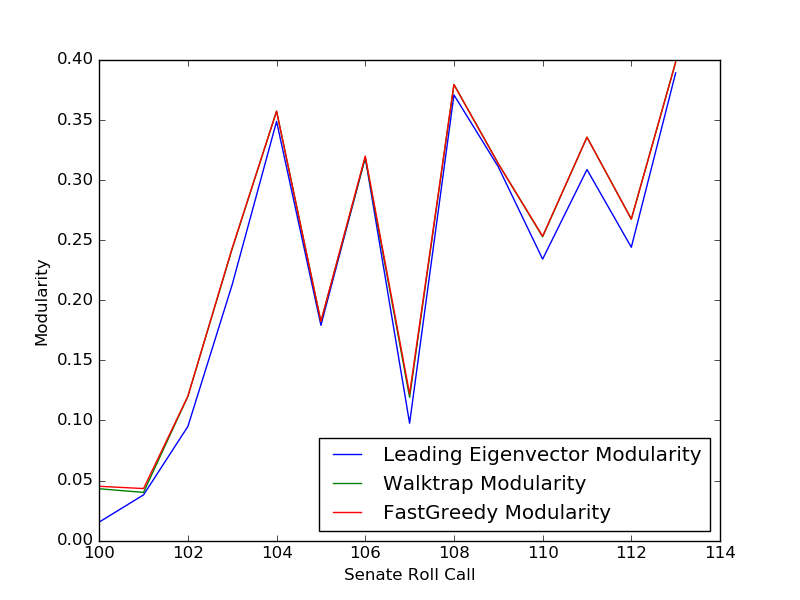

Source code (Python):
#!/usr/bin/python
import download_data as data
import igraph
import sys
import matplotlib.pyplot as plt

# Comparison.py   

# stores graph data dowloaded from download_data module
input_data = None

# stores the modularity scores obtained by the different algorithms
# (Walktrap, Leading Eigenvector, and FastGreedy)
walk_mods = []
eigen_mods = []
fast_mods = []

# stores the number of communities obtained by the different algorithms
# (Walktrap, Leading Eigenvector, and FastGreedy)
walk_comms = []
eigen_comms = []
fast_comms = []

def main():
  if (len(sys.argv) != 4):
    print "usage: comparison.py senate|house starting_roll_call ending_roll_call"
  
  # indicates whether we're analyzing house or senate data
  branch = sys.argv[1]
  
  # stores starting and ending session prefix
  session1 = int(sys.argv[2])
  session2 = int(sys.argv[3])
  
  # runs the Walktrap, Leading Vector, FastGreedy algorithms on the input data
  # iterates through each graph in the given range
  for i in range(session1, session2 + 1):
      if (branch == "senate"):
          input_data = data.senatedata(i)      
      elif (branch == "house"):
          input_data = data.housedata(i)
        
      # this is the input graph
      graph = data.makegraph(input_data)
    
      # runs each algorithm on the input graph
      result_walk = graph.community_walktrap(weights = None, steps = 4).as_clustering()    
      result_eigen = graph.community_leading_eigenvector(clusters = None, weights = None, arpack_options = None)    
      result_fast = graph.community_fastgreedy(weights = None).as_clustering()      
      
      #some other algorithms I was considering running
      #result = graph.community_edge_betweenness(clusters = None, directed = False, weights = "weight").as_clustering()
      #result = graph.community_infomap(edge_weights = "weight", vertex_weights = None, trials = 10)
      #result = graph.community_multilevel(weights = "weight", return_levels = False)
      #result = graph.community_label_propagation(weights = "weight", initial = None, fixed = None)
  
      # plots and saves the resulting clustering in a .png file
      igraph.plot(result_walk, "walk_" + branch + "_sess" + str(i) + ".png")
      igraph.plot(result_eigen, "eigen_" + branch + "_sess" + str(i) + ".png")
      # already have these graphs  
      # igraph.plot(result_fast, "fast_" + branch + "_sess" + str(i) + ".png")  
      
      # stores the resulting # of communities produced by each algorithm
      walk_comms.append(result_walk.__len__())
      eigen_comms.append(result_eigen.__len__())
      fast_comms.append(result_fast.__len__())
      
      # stores the resulting modularity score produced by each algorithm
      walk_mods.append(result_walk.modularity)
      eigen_mods.append(result_eigen.modularity)
      fast_mods.append(result_fast.modularity)
  
  print "walk comms: "
  print walk_comms
  
  print "eigen comms: "
  print eigen_comms
  
  print "fast comms: "
  print fast_comms
  
  print "walk mods: "
  print walk_mods
  
  print "eigen mods: "
  print eigen_mods
  
  print "fast mods: "
  print fast_mods
  
  # plots the modularity scores
  sessions = range(session1, session2 + 1)
  plt.plot(sessions, walk_mods)
  plt.plot(sessions, eigen_mods)
  plt.plot(sessions, fast_mods)
  plt.ylabel("Modularity")
  plt.xlabel("Senate Roll Call")
  plt.legend(["Leading Eigenvector Modularity", "Walktrap Modularity", "FastGreedy Modularity"], loc = "lower right")
  plt.show()
  
if __name__ == "__main__":
    main()   
